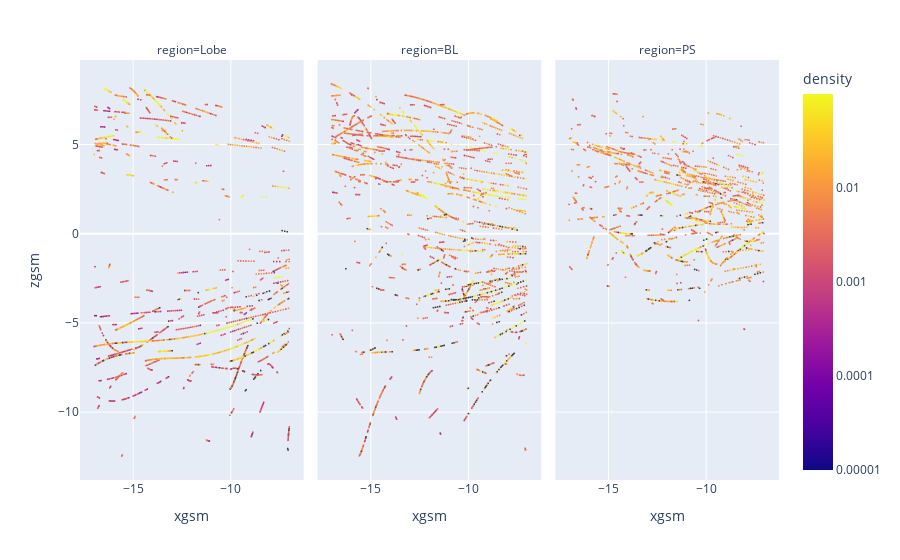

Notebook code cell kept with this figure:
### Code cell
index = (agg_df.flux > 0) & (agg_df['region'] != 'Dayside') & (abs(agg_df['ygsm']) < 15)& (agg_df['xgsm'] < -7) & (agg_df['xgsm'] > -17)

fig = px.scatter(agg_df.loc[index,:], x='xgsm', y='zgsm', color=np.log10(agg_df.loc[index,"n"]),range_color=[-5,-1], facet_col = 'region'
                )
fig.update_layout(coloraxis_colorbar=dict(
    title="density",
    tickvals=[-5,-4,-3,-2],
    ticktext=["0.00001", "0.0001", "0.001", "0.01"],
))

fig.update_traces(marker=dict(size=2), selector=dict(mode='markers'))

fig.show()

### Figure 1 — Plotly figure (JSON) as saved in the notebook; plotly's stock layout.template omitted (floating-point values rounded to 4 significant figures; data arrays with more than 128 entries replaced by an {"elided": "..."} marker saying what was removed)
{"data": [{"hovertemplate": "region=Lobe<br>xgsm=%{x}<br>zgsm=%{y}<br>color=%{marker.color}<extra></extra>", "legendgroup": "", "marker": {"color": {"elided": "1620 float values"}, "coloraxis": "coloraxis", "size": 2, "symbol": "circle"}, "mode": "markers", "name": "", "showlegend": false, "type": "scattergl", "x": {"elided": "1620 float values"}, "xaxis": "x", "y": {"elided": "1620 float values"}, "yaxis": "y"}, {"hovertemplate": "region=BL<br>xgsm=%{x}<br>zgsm=%{y}<br>color=%{marker.color}<extra></extra>", "legendgroup": "", "marker": {"color": {"elided": "2448 float values"}, "coloraxis": "coloraxis", "size": 2, "symbol": "circle"}, "mode": "markers", "name": "", "showlegend": false, "type": "scattergl", "x": {"elided": "2448 float values"}, "xaxis": "x2", "y": {"elided": "2448 float values"}, "yaxis": "y2"}, {"hovertemplate": "region=PS<br>xgsm=%{x}<br>zgsm=%{y}<br>color=%{marker.color}<extra></extra>", "legendgroup": "", "marker": {"color": {"elided": "1720 float values"}, "coloraxis": "coloraxis", "size": 2, "symbol": "circle"}, "mode": "markers", "name": "", "showlegend": false, "type": "scattergl", "x": {"elided": "1720 float values"}, "xaxis": "x3", "y": {"elided": "1720 float values"}, "yaxis": "y3"}], "layout": {"annotations": [{"font": {}, "showarrow": false, "text": "region=Lobe", "x": 0.16, "xanchor": "center", "xref": "paper", "y": 1, "yanchor": "bottom", "yref": "paper"}, {"font": {}, "showarrow": false, "text": "region=BL", "x": 0.5, "xanchor": "center", "xref": "paper", "y": 1, "yanchor": "bottom", "yref": "paper"}, {"font": {}, "showarrow": false, "text": "region=PS", "x": 0.84, "xanchor": "center", "xref": "paper", "y": 1, "yanchor": "bottom", "yref": "paper"}], "coloraxis": {"cmax": -1, "cmin": -5, "colorbar": {"ticktext": ["0.00001", "0.0001", "0.001", "0.01"], "tickvals": [-5, -4, -3, -2], "title": {"text": "density"}}, "colorscale": [[0, "#0d0887"], [0.1111, "#46039f"], [0.2222, "#7201a8"], [0.3333, "#9c179e"], [0.4444, "#bd3786"], [0.5556, "#d8576b"], [0.6667, "#ed7953"], [0.7778, "#fb9f3a"], [0.8889, "#fdca26"], [1, "#f0f921"]]}, "legend": {"tracegroupgap": 0}, "margin": {"t": 60}, "xaxis": {"anchor": "y", "domain": [0, 0.32], "title": {"text": "xgsm"}}, "xaxis2": {"anchor": "y2", "domain": [0.34, 0.66], "matches": "x", "title": {"text": "xgsm"}}, "xaxis3": {"anchor": "y3", "domain": [0.68, 1.0], "matches": "x", "title": {"text": "xgsm"}}, "yaxis": {"anchor": "x", "domain": [0, 1], "title": {"text": "zgsm"}}, "yaxis2": {"anchor": "x2", "domain": [0, 1], "matches": "y", "showticklabels": false}, "yaxis3": {"anchor": "x3", "domain": [0, 1], "matches": "y", "showticklabels": false}}}
